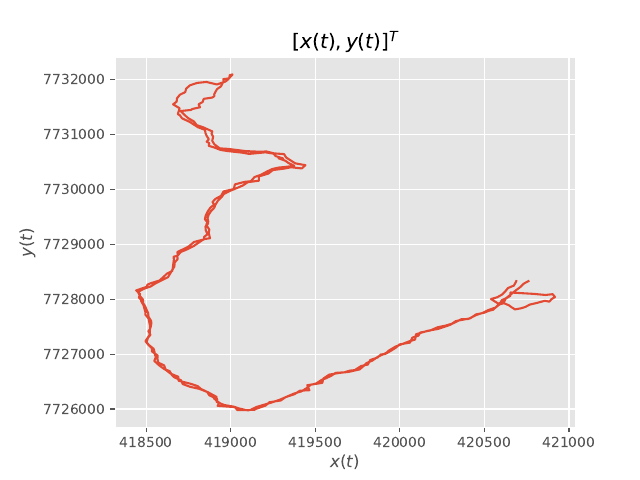

The script that saved this image:
################################################################################
import numpy as np
from splipy.io import *
import matplotlib.pyplot as plt
################################################################################
plt.style.use('ggplot')

def Curve_Plot():
	with G2('Curve.g2') as my_file:
		curve = my_file.read()[0] #returns a splinObject
 
		x = curve[:,0]
		y = curve[:,1]

		plt.figure()
		plt.gcf().subplots_adjust(left=0.18)
		plt.title('$[x(t), y(t)]^T$')
		plt.plot(x,y)
		plt.xlabel('$x(t)$')
		plt.ylabel('$y(t)$')
		plt.savefig('Curve_Plot.pdf')
		plt.show()
		
	

Curve_Plot()